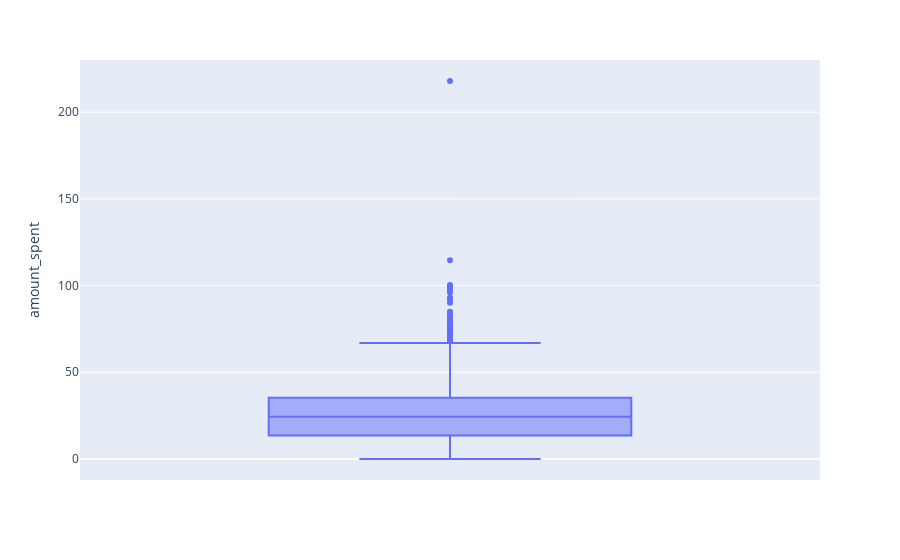

Notebook source saved alongside this figure:
### Code cell
boxplot = px.box(df, y="amount_spent")
boxplot.show()
#py.plot(boxplot, filename = 'boxplot', auto_open=True)

### Figure 1 — Plotly figure (JSON) as saved in the notebook; plotly's stock layout.template omitted (floating-point values rounded to 4 significant figures; data arrays with more than 128 entries replaced by an {"elided": "..."} marker saying what was removed)
{"data": [{"alignmentgroup": "True", "hovertemplate": "amount_spent=%{y}<extra></extra>", "legendgroup": "", "marker": {"color": "#636efa"}, "name": "", "notched": false, "offsetgroup": "", "orientation": "v", "showlegend": false, "type": "box", "x0": " ", "xaxis": "x", "y": {"elided": "2070 float values"}, "y0": " ", "yaxis": "y"}], "layout": {"boxmode": "group", "legend": {"tracegroupgap": 0}, "margin": {"t": 60}, "xaxis": {"anchor": "y", "domain": [0, 1]}, "yaxis": {"anchor": "x", "domain": [0, 1], "title": {"text": "amount_spent"}}}}
